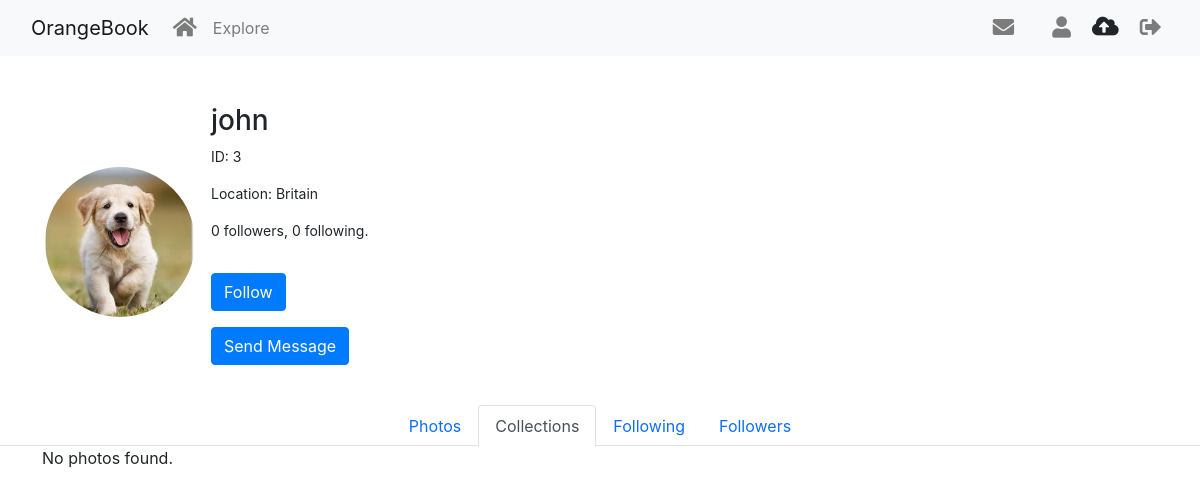
Page /user/john/check_collections (signed in) on the committed database.
### app/models.py (models this page shows, shortened)
class User(UserMixin, db.Model):
    id: so.Mapped[int] = so.mapped_column(primary_key=True)
    username: so.Mapped[str] = so.mapped_column(sa.String(64), index=True,
                                                unique=True)
    email: so.Mapped[str] = so.mapped_column(sa.String(120), index=True,
                                             unique=True)
    password_hash: so.Mapped[Optional[str]] = so.mapped_column(sa.String(256))
    location: so.Mapped[str] = so.mapped_column(sa.String(64), index=True,
                                                unique=True)
    posts: so.WriteOnlyMapped['Post'] = so.relationship(
        back_populates='author')
    about_me: so.Mapped[Optional[str]] = so.mapped_column(sa.String(140))
    last_seen: so.Mapped[Optional[datetime]] = so.mapped_column(
        default=lambda: datetime.now(timezone.utc))
    last_message_read_time: so.Mapped[Optional[datetime]] = so.mapped_column(
        sa.DateTime)
    avatar: so.Mapped[str] = so.mapped_column(
        sa.String(120), index=True, default='default.webp')  # Set default avatar
    following: so.WriteOnlyMapped['User'] = so.relationship(
        secondary=followers, primaryjoin=(followers.c.follower_id == id),
        secondaryjoin=(followers.c.followed_id == id),
        back_populates='followers')
    followers: so.WriteOnlyMapped['User'] = so.relationship(
        secondary=followers, primaryjoin=(followers.c.followed_id == id),
        secondaryjoin=(followers.c.follower_id == id),
        back_populates='following')
    def is_following(self, user):
        query = self.following.select().where(User.id == user.id)
        return db.session.scalar(query) is not None
    def followers_count(self):
        query = sa.select(sa.func.count()).select_from(
            self.followers.select().subquery())
        return db.session.scalar(query)
    def following_count(self):
        query = sa.select(sa.func.count()).select_from(
            self.following.select().subquery())
        return db.session.scalar(query)
    messages_sent: so.WriteOnlyMapped['Message'] = so.relationship(
        'Message', foreign_keys='Message.sender_id', back_populates='author')
    messages_received: so.WriteOnlyMapped['Message'] = so.relationship(
        'Message', foreign_keys='Message.recipient_id', back_populates='recipient')
    def unread_message_count(self):
        last_read_time = self.last_message_read_time or datetime(1900, 1, 1)
        query = sa.select(Message).where(Message.recipient_id == self.id,
                                         Message.timestamp > last_read_time)
        return db.session.scalar(sa.select(sa.func.count()).select_from(
            query.subquery()))
    notifications: so.WriteOnlyMapped['Notification'] = so.relationship(
        'Notification', back_populates='user')
    uploads: so.WriteOnlyMapped['Upload'] = so.relationship(
        'Upload', back_populates='user')

### app/user_routes.py (the view)
@user_bp.route('/<username>/check_collections')
@login_required
def check_collections(username):
    user = db.session.query(User).filter_by(username=username).first_or_404()
    page = request.args.get('page', 1, type=int)
    per_page = Config.POSTS_PER_PAGE
    grouped_details = fetch_data(user.id, for_collections=True)
    start = (page - 1) * per_page
    end = start + per_page
    paginated_items = grouped_details[start:end]
    total = len(grouped_details)
    pagination = Pagination(page=page, per_page=per_page, total=total)
    form = EmptyForm()
    comments_with_user = db.session.query(
        Upload.id,
        Comment.comment_content,
        Comment.comment_time,
        User.username
    ).select_from(Comment).join(User).outerjoin(Upload, Upload.id == Comment.upload_id).all()
    return render_template('User/collections.html', user=user, pagination=pagination, results=paginated_items, form=form, comments_with_user=comments_with_user)

### app/forms.py
class EmptyForm(FlaskForm):
    submit = SubmitField('Submit')

### app/models.py (called while the page is built)
@login.user_loader
def load_user(id):
    return User.query.get(int(id))

    @classmethod
    def before_commit(cls, session):
        session._changes = {
            'add': list(session.new),
            'update': list(session.dirty),
            'delete': list(session.deleted)
        }

    @classmethod
    def after_commit(cls, session):
        for obj in session._changes['add']:
            if isinstance(obj, SearchableMixin):
                add_to_index(obj.__tablename__, obj)
        for obj in session._changes['update']:
            if isinstance(obj, SearchableMixin):
                add_to_index(obj.__tablename__, obj)
        for obj in session._changes['delete']:
            if isinstance(obj, SearchableMixin):
                remove_from_index(obj.__tablename__, obj)
        session._changes = None

### app/user_routes.py (called while the page is built)
@user_bp.before_request
def before_request():
    if current_user.is_authenticated:
        current_user.last_seen = datetime.now(timezone.utc)
        db.session.commit()

### app/templates/User/collections.html (shortened to what this page needs)
{% from 'macros.html' import render_modal1%}
{% include 'user1.html' %}
{% block content %}
<div class="row mt-4">
    <div class="col-12">
        <ul class="nav nav-tabs justify-content-center">
            <li class="nav-item">
                <a class="nav-link " href="{{ url_for('user.user', username=user.username) }}">
                    Photos
                </a>
            </li>
            <li class="nav-item">
                <a class="nav-link active" href="{{ url_for('user.check_collections', username=user.username) }}">
                    Collections
                </a>
            </li>
            <li class="nav-item">
                <a class="nav-link" href="{{ url_for('user.show_following', username=user.username) }}">
                    Following
                </a>
            </li>
            <li class="nav-item">
                <a class="nav-link" href="{{ url_for('user.show_follower', username=user.username) }}">
                    Followers
                </a>
            </li>
        </ul>
    </div>
</div>
<div class="container">
    <div class="row">
        {% if results %}
        {% for item in results %}
        <div class="col-md-4">
            <div class="note-card">
                <div class="card">
                    <img class="card-img-top" src="{{ url_for('static', filename='img/' ~ item['items'][0]) }}"
                        alt="Card image cap" data-toggle="modal" data-target="#mediaModal{{ item['upload_id'] }}">
                    <div class="card-body">
                        <h5 class="card-title">{{ item['title'] }}</h5>
                        <div class="card-footer d-flex align-items-center justify-content-between">
                            <div class="d-flex align-items-center">
                                <img src="{{ url_for('static', filename='img/avatar/' ~ user.avatar) }}"
                                    alt="{{ user.username }}'s avatar" class="img-fluid rounded-circle mr-2"
                                    style="width: 50px; height: 50px;">
                                <small class="text-muted mr-2">{{ user.username }}</small>
                            </div>
                            <div class="d-flex align-items-center">
                                <i class="far fa-heart like-icon-{{ upload_id }} like-button"" style=" color: red;
                                    margin-right: 5px;" data-upload-id="{{ item.upload_id }}"></i>
                                <small class="text-muted mr-2">{{ item['collect_count'] }}</small>
                            </div>
                        </div>
                    </div>
                </div>
            </div>
        </div>
        {{ render_modal1(item['upload_id'], item, comments_with_user) }}
        {% endfor %}
        {% else %}
        <p>No photos found.</p>
        {% endif %}
    </div>
</div>
{% endblock %}

### app/templates/user1.html (shortened to what this page needs)
<!doctype html>
<html lang="en">
<head>
  <link href="https://cdn.jsdelivr.net/npm/bootstrap@5.3.2/dist/css/bootstrap.min.css" rel="stylesheet"
>
  <link rel="stylesheet" href="https://stackpath.bootstrapcdn.com/bootstrap/4.5.2/css/bootstrap.min.css">
  <link rel="stylesheet" href="https://cdnjs.cloudflare.com/ajax/libs/font-awesome/5.15.4/css/all.min.css">
  <link rel="stylesheet" href="{{ url_for('static', filename='css/user.css') }}">
</head>
<body>
  <nav class="navbar navbar-expand-lg navbar-light bg-light">
    <div class="container-fluid">
      <a class="navbar-brand" href="{{ url_for('main.gallery') }}">OrangeBook</a>
      <div class="collapse navbar-collapse" id="navbarSupportedContent">
        <ul class="navbar-nav me-auto mb-2 mb-lg-0">
          <li class="nav-item">
            <a class="nav-link" aria-current="page" href="{{ url_for('main.gallery') }}" title="Home">
              <i class="fas fa-home fa-lg"></i>
            </a>
          </li>
          <li class="nav-item">
            <a class="nav-link" aria-current="page" href="{{ url_for('main.circus') }}">Explore</a>
          </li>
        </ul>
        <ul class="navbar-nav mb-2 mb-lg-0">
          {% if current_user.is_anonymous %}
          <li class="nav-item">
            <a class="nav-link" aria-current="page" href="{{ url_for('main.login') }}" title="Log in">
              <i class="fas fa-sign-in-alt fa-lg"></i>
            </a>
          </li>
          <li class="nav-item">
            <a class="nav-link" aria-current="page" href="{{ url_for('main.register') }}" title="Sign up">
              <i class="fas fa-user-plus fa-lg"></i>
            </a>
          </li>
          {% else %}
          <li class="nav-item">
            <a class="nav-link" aria-current="page" href="{{ url_for('user.messages') }}">
              <i class="fas fa-envelope fa-lg" title="Messages"></i>
              {% set unread_message_count = current_user.unread_message_count() %}
            </a>
          </li>
          <li class="nav-item">
            <a class="nav-link" aria-current="page" href="{{ url_for('user.user', username=current_user.username) }}">
              <i class="fas fa-user fa-lg" title="Profile"></i>
            </a>
          </li>
          <li class="nav-item">
            <a class="btn btn-orange" href="{{ url_for('user.upload') }}" title="Upload">
              <i class="fas fa-cloud-upload-alt fa-lg"></i>
            </a>
          </li>
          <li class="nav-item">
            <a class="nav-link" aria-current="page" href="{{ url_for('main.logout') }}" title="Log out">
              <i class="fas fa-sign-out-alt fa-lg"></i>
            </a>
          </li>
          {% endif %}
        </ul>
      </div>
    </div>
  </nav>
  {% block content %}
  <div class="container mt-5">
    <div class="profile-header d-flex justify-content-start">
      <div>
        <img src="{{ url_for('static', filename='img/avatar/' ~ user.avatar) }}"
          alt="{{ user.username }}'s profile picture" class="profile-pic">
      </div>
      <div class="profile-info ml-3">
        <h3>{{ user.username }}</h3>
        <p>ID: {{ user.id }}</p>
        <p>Location: {{ user.location }}</p>
        <p>{{ user.followers_count() }} followers, {{ user.following_count() }} following.</p>
        {% if user == current_user %}
        <p><a href="{{ url_for('user.edit_profile') }}">Edit your profile</a></p>
        {% elif not current_user.is_following(user) %}
        <p>
        <form action="{{ url_for('user.follow', username=user.username) }}" method="post">
          {{ form.submit(value='Follow', class_='btn btn-primary') }}
        </form>
        </p>
        {% endif %}
        {% if user.id != current_user.id %}
        <p>
          <a href="{{ url_for('user.send_message', recipient=user.username) }}" class="btn btn-primary">
            Send Message
          </a>
        </p>
        {% endif %}
      </div>
    </div>
  </div>
  {% endblock %}

### app/static/css/user.css (style rules this page uses)
.profile-pic { border-radius: 50%; width: 150px; height: 150px; object-fit: cover; }
.profile-info { display: flex; flex-direction: column; justify-content: center; margin-left: 20px; font-size: 14px; }
.profile-header { display: flex; align-items: center; margin-top: 20px; }
.nav-tabs { display: flex; justify-content: center; }

### rows in the picture
User: avatar (placeholder picture), username "john", id "3", location "Britain"

### other values in the picture
{{ user.followers_count() }} "0"
{{ user.following_count() }} "0"
